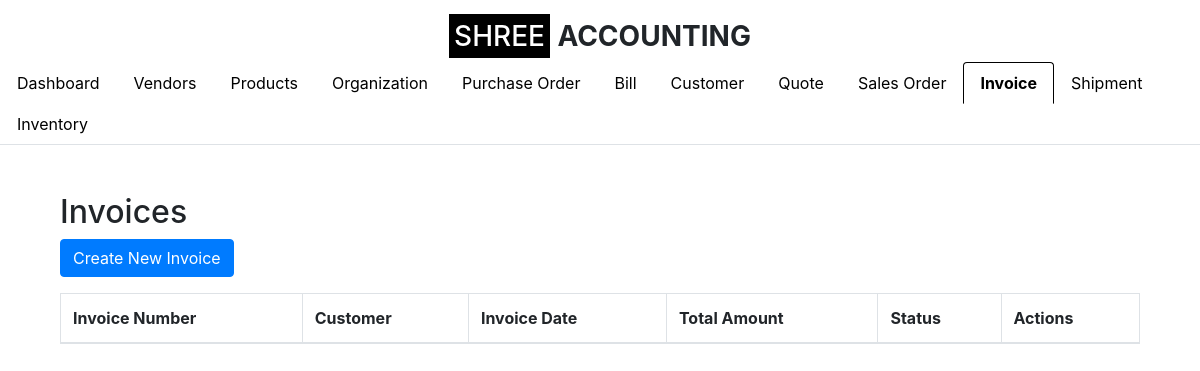
The app's page /invoice (signed in), older data.
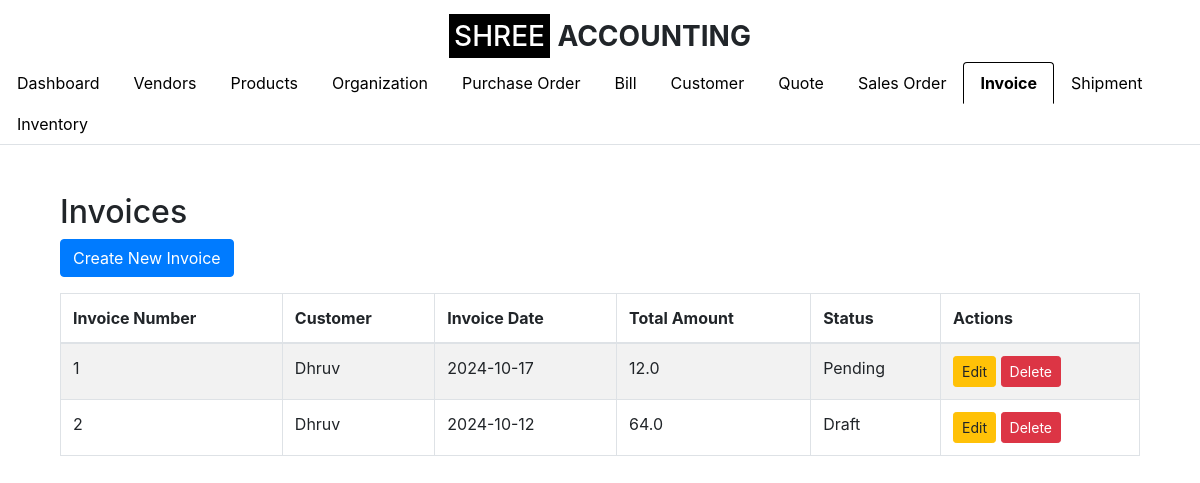
The same page, newer data.
### app.py (models this page shows, shortened)
class Invoice(db.Model):
    __tablename__ = 'invoice'
    id = db.Column(db.Integer, primary_key=True)
    invoice_number = db.Column(db.String(50), nullable=False, unique=True)
    customer_id = db.Column(db.Integer, db.ForeignKey('customer.id'), nullable=False)
    invoice_date = db.Column(db.Date, nullable=False)
    total_amount = db.Column(db.Float, nullable=False)
    status = db.Column(db.String(50), nullable=False, default='Draft')
    organization_id = db.Column(db.Integer, db.ForeignKey('organization.id'), nullable=False)
    customer = db.relationship('Customer', backref=db.backref('invoices', lazy=True))
    line_items = db.relationship('InvoiceLineItem', backref='invoice_ref', lazy=True, cascade="all, delete-orphan")

class Customer(db.Model):
    id = db.Column(db.Integer, primary_key=True)
    customer_name = db.Column(db.String(100), nullable=False)
    company_name = db.Column(db.String(100), nullable=False)
    email_id = db.Column(db.String(100), nullable=False)
    phone_number = db.Column(db.String(15), nullable=False)
    address = db.Column(db.String(255), nullable=False)
    gst_number = db.Column(db.String(15), nullable=True)  # GST Number is optional
    organization_id = db.Column(db.Integer, db.ForeignKey('organization.id'), nullable=False)
    organization = db.relationship('Organization', backref=db.backref('customers', lazy=True))

### app.py (the view)
    def wrap(*args, **kwargs):
        if 'logged_in' in session:
            return f(*args, **kwargs)
        else:
            flash('Please log in first.', 'warning')
            return redirect(url_for('login'))

### app.py (called while the page is built)
def login_required(f):
    def wrap(*args, **kwargs):
        if 'logged_in' in session:
            return f(*args, **kwargs)
        else:
            flash('Please log in first.', 'warning')
            return redirect(url_for('login'))
    wrap.__name__ = f.__name__
    return wrap

@app.route('/invoice', methods=['GET', 'POST'])
@login_required
def invoice_list():
    organization_id = session.get('organization_id')
    invoices = Invoice.query.join(Customer).filter(
        Customer.organization_id == organization_id,
        Invoice.organization_id == organization_id
    ).all()
    return render_template('invoice_list.html', invoices=invoices, show_logo=True, active_tab='invoice')

### templates/invoice_list.html (shortened to what this page needs)
{% extends "base.html" %}
{% block content %}
<div class="container mt-5">
    <h2>Invoices</h2>
    <a href="{{ url_for('create_invoice') }}" class="btn btn-primary mb-3">Create New Invoice</a>
    <table class="table table-bordered table-striped">
        <thead>
            <tr>
                <th>Invoice Number</th>
                <th>Customer</th>
                <th>Invoice Date</th>
                <th>Total Amount</th>
                <th>Status</th>
                <th>Actions</th>
            </tr>
        </thead>
        <tbody>
            {% for invoice in invoices %}
            <tr>
                <td>{{ invoice.invoice_number }}</td>
                <td>{{ invoice.customer.customer_name }}</td>
                <td>{{ invoice.invoice_date }}</td>
                <td>{{ invoice.total_amount }}</td>
                <td>{{ invoice.status }}</td>
                <td>
                    <a href="{{ url_for('edit_invoice', invoice_id=invoice.id) }}" class="btn btn-warning btn-sm">Edit</a>
                    <form method="POST" action="{{ url_for('delete_invoice', invoice_id=invoice.id) }}" style="display:inline-block;">
                        <button type="submit" class="btn btn-danger btn-sm">Delete</button>
                    </form>
                </td>
            </tr>
            {% endfor %}
        </tbody>
    </table>
</div>
{% endblock %}

### templates/base.html (shortened to what this page needs)
<!DOCTYPE html>
<html lang="en">
<head>
    <link href="https://stackpath.bootstrapcdn.com/bootstrap/4.5.2/css/bootstrap.min.css" rel="stylesheet">
</head>
<body>
{% if show_logo %}
<div class="text-center logo">
    <h3><span style="background-color:black;color:white;padding:5px;">SHREE</span> <span style="font-weight:bold;">ACCOUNTING</span></h3>
</div>
{% endif %}
<ul class="nav nav-tabs">
    <li class="nav-item">
        <a class="nav-link {% if active_tab == 'dashboard' %}active{% endif %}" href="/dashboard">Dashboard</a>
    </li>
    <li class="nav-item">
        <a class="nav-link {% if active_tab == 'vendor_master' %}active{% endif %}" href="/vendor_list">Vendors</a>
    </li>
    <li class="nav-item">
    <a class="nav-link {% if active_tab == 'product' %}active{% endif %}" href="/product_list">Products</a>
    </li>
    <li class="nav-item">
                <a class="nav-link" href="{{ url_for('organization_list') }}">Organization</a>
    </li>
    <li class="nav-item">
    <a class="nav-link {% if active_tab == 'purchase_order' %}active{% endif %}" href="/purchase_order_list">Purchase Order</a>
    </li>
    <li class="nav-item">
        <a class="nav-link {% if active_tab == 'bill' %}active{% endif %}" href="/bill">Bill</a>
    </li>
    <li class="nav-item">
        <a class="nav-link {% if active_tab == 'customer' %}active{% endif %}" href="/customer_list">Customer</a>
    </li>
    <li class="nav-item">
        <a class="nav-link {% if active_tab == 'quote' %}active{% endif %}" href="/quote">Quote</a>
    </li>
    <li class="nav-item">
        <a class="nav-link {% if active_tab == 'sales_order' %}active{% endif %}" href="/sales_order">Sales Order</a>
    </li>
    <li class="nav-item">
        <a class="nav-link {% if active_tab == 'invoice' %}active{% endif %}" href="/invoice">Invoice</a>
    </li>
    <li class="nav-item">
        <a class="nav-link {% if active_tab == 'shipment' %}active{% endif %}" href="/shipment">Shipment</a>
    </li>
    <li class="nav-item">
        <a class="nav-link {% if active_tab == 'inventory' %}active{% endif %}" href="/inventory">Inventory</a>
    </li>
</ul>
<div class="container">
    {% block content %}
    {% endblock %}
</div>
</body>
</html>

### templates/base.html (style rules this page uses)
.logo { margin-top: 20px; }
.nav-tabs { margin-bottom: 20px; }
.nav-tabs .nav-link { color: #000; }
.nav-tabs .nav-link.active { border-color: #000 #000 #fff; color: #000; font-weight: bold; }

Row changes from the older to the newer data that the page shows:
added Invoice: invoice_number "1", customer.customer_name "Dhruv", invoice_date "2024-10-17", total_amount "12.0", status "Pending"
added Invoice: invoice_number "2", customer.customer_name "Dhruv", invoice_date "2024-10-12", total_amount "64.0", status "Draft"
